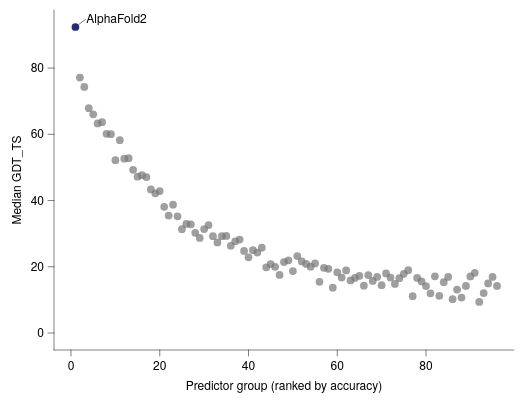

The specification (Vega-Lite) saved for this image:
### Vega-Lite specification from a JSON file in a GitHub repository (floating-point values rounded to 4 significant figures)
{"background": null, "config": {"arc": {"fill": "#DBDBDB", "fillOpacity": 1.0, "innerRadius": 42.5, "padAngle": 0.03, "stroke": "black", "strokeOpacity": 1, "strokeWidth": 0.25}, "area": {"fill": "#DBDBDB", "fillOpacity": 1.0, "stroke": "black", "strokeOpacity": 1, "strokeWidth": 0.25}, "axis": {"domain": true, "domainCap": "round", "domainColor": "black", "domainWidth": 0.25, "grid": false, "gridCap": "round", "gridColor": "#F1F1F1", "gridDash": [0, 0], "gridOpacity": 1.0, "gridWidth": 0.25, "labelColor": "black", "labelFont": "Helvetica Neue, HelveticaNeue, Helvetica, Arial, sans-serif", "labelFontSize": 6, "labelFontStyle": "normal", "labelFontWeight": 400, "offset": 0, "ticks": true, "tickCap": "round", "tickColor": "black", "tickRound": false, "tickSize": 3, "tickWidth": 0.25, "titleColor": "black", "titleFont": "Helvetica Neue, HelveticaNeue, Helvetica, Arial, sans-serif", "titleFontSize": 6, "titleFontStyle": "normal", "titleFontWeight": 400}, "axisX": {"domain": true, "labelAlign": "center", "labelAngle": 0, "labels": true, "ticks": true, "translate": 0}, "axisY": {"domain": true, "labelAlign": "right", "labelAngle": 0, "labels": true, "ticks": true, "translate": 0}, "axisRight": {"domain": true, "labelAlign": "left", "labelAngle": 0, "labels": true, "ticks": true, "translate": 0}, "axisTop": {"domain": true, "labelAlign": "center", "labelAngle": 0, "labels": true, "ticks": true, "translate": 0}, "axisBand": {"tickOffset": 0}, "bar": {"fill": "#DBDBDB", "fillOpacity": 1.0, "stroke": "black", "strokeOpacity": 1, "strokeWidth": 0.25}, "boxplot": {"size": 15.3, "ticks": {"cornerRadius": 0.25, "fill": "black", "opacity": 1, "size": 7.65, "thickness": 0.25}, "box": {"fillOpacity": 1.0, "stroke": "black", "strokeOpacity": 1, "strokeWidth": 0.25}, "median": {"cornerRadius": 0, "fill": "black", "fillOpacity": 1.0, "opacity": 1, "size": 15.3, "thickness": 0.25}, "rule": {"fill": "black", "fillOpacity": 1.0, "size": 17.0, "stroke": "black", "strokeDash": [0, 0], "strokeOpacity": 1, "strokeWidth": 0.25}, "outliers": {"color": "black", "fill": "black", "fillOpacity": 1.0, "size": 0, "stroke": "black", "strokeOpacity": 1, "strokeWidth": 0.25}}, "circle": {"fill": "black", "fillOpacity": 1.0, "size": 2.125, "stroke": null, "strokeOpacity": 1, "strokeWidth": 0.25}, "errorband": {"band": {"fillOpacity": 0.6, "stroke": null, "strokeWidth": 0.25, "strokeOpacity": 1}, "borders": {"opacity": 0, "strokeOpacity": 1, "strokeWidth": 0.25}}, "errorbar": {"opacity": 1, "rule": {"strokeDash": [0, 0], "strokeWidth": 0.25}, "ticks": {"color": "black", "cornerRadius": 0.125, "opacity": 1, "size": 10.2, "thickness": 0.25}, "thickness": 0.25}, "font": "Helvetica Neue, HelveticaNeue, Helvetica, Arial, sans-serif", "geoshape": {"fill": "#DBDBDB", "fillOpacity": 1.0, "stroke": "black", "strokeOpacity": 1, "strokeWidth": 0.25}, "header": {"labelColor": "black", "labelFont": "Helvetica Neue, HelveticaNeue, Helvetica, Arial, sans-serif", "labelFontSize": 6, "labelFontStyle": "normal", "labelFontWeight": 400, "titleColor": "black", "titleFont": "Helvetica Neue, HelveticaNeue, Helvetica, Arial, sans-serif", "titleFontSize": 6, "titleFontStyle": "normal", "titleFontWeight": 400, "titlePadding": 0}, "legend": {"disable": false, "offset": 4.5, "titlePadding": 4, "labelOffset": 2, "gradientLabelOffset": 2, "columnPadding": 4, "rowPadding": 2, "gradientLength": 85.0, "gradientThickness": 8.5, "gradientOpacity": 1.0, "gradientStrokeColor": "black", "gradientStrokeWidth": 0.25, "labelColor": "black", "labelFont": "Helvetica Neue, HelveticaNeue, Helvetica, Arial, sans-serif", "labelFontSize": 6, "labelFontStyle": "normal", "labelFontWeight": 400, "strokeColor": "black", "strokeWidth": 0, "symbolSize": 36, "symbolStrokeColor": "black", "symbolStrokeWidth": 0.25, "titleColor": "black", "titleFont": "Helvetica Neue, HelveticaNeue, Helvetica, Arial, sans-serif", "titleFontSize": 6, "titleFontStyle": "normal", "titleFontWeight": 400}, "line": {"color": "black", "stroke": "black", "strokeCap": "butt", "strokeDash": [0, 0], "strokeOpacity": 1, "strokeWidth": 0.5}, "point": {"filled": true, "fill": "#DBDBDB", "fillOpacity": 1.0, "size": 8.5, "stroke": "black", "strokeOpacity": 1, "strokeWidth": 0.25}, "range": {"category": ["#B2B2B2", "#4A7CD3", "#008542", "#664CAF", "#509F98", "#636363", "#284F93", "#005226", "#382864", "#285753"], "diverging": {"scheme": ["#443E60", "#5F597E", "#7C759B", "#9994B6", "#B7B4CC", "#D6D5DC", "#F6F6F6", "#D1DAD9", "#A4C2BF", "#7AA9A4", "#578E89", "#37736E", "#1B5954"]}, "heatmap": {"scheme": ["#440154", "#472270", "#433E82", "#38598C", "#2C728E", "#238A8D", "#24A086", "#39B578", "#5DC862", "#96D646", "#CAE02D", "#FDE724"]}, "ordinal": {"scheme": ["#F1F1F1", "#DBDBDB", "#C6C6C6", "#B2B2B2", "#9D9D9D", "#898989", "#767676", "#636363", "#515151", "#404040", "#2F2F2F", "#1F1F1F"]}, "ramp": {"scheme": ["#440154", "#472270", "#433E82", "#38598C", "#2C728E", "#238A8D", "#24A086", "#39B578", "#5DC862", "#96D646", "#CAE02D", "#FDE724"]}}, "rule": {"color": "black", "stroke": "black", "strokeCap": "round", "strokeDash": [2, 2], "strokeOpacity": 1, "strokeWidth": 0.25}, "scale": {"barBandPaddingInner": 0.1, "rectBandPaddingInner": 0, "tickBandPaddingInner": 0.1, "bandPaddingOuter": 0.1, "bandWithNestedOffsetPaddingInner": 0.2, "bandWithNestedOffsetPaddingOuter": 0.2, "offsetBandPaddingInner": 0, "offsetBandPaddingOuter": 0, "continuousPadding": 8.5, "round": false}, "rect": {"fill": "#DBDBDB", "fillOpacity": 1.0, "stroke": "black", "strokeOpacity": 1, "strokeWidth": 0.25}, "square": {"fill": "#DBDBDB", "fillOpacity": 1.0, "size": 17.0, "stroke": "black", "strokeOpacity": 1, "strokeWidth": 0.25}, "text": {"color": "black", "font": "Helvetica Neue, HelveticaNeue, Helvetica, Arial, sans-serif", "fontSize": 6, "fontStyle": "normal", "fontWeight": 400}, "tick": {"color": "black", "cornerRadius": 0.125, "opacity": 1.0, "size": 15.3, "thickness": 0.25}, "title": {"anchor": "middle", "frame": "group", "color": "black", "font": "Helvetica Neue, HelveticaNeue, Helvetica, Arial, sans-serif", "fontSize": 6, "fontStyle": "normal", "fontWeight": 400, "subtitleColor": "black", "subtitleFont": "Helvetica Neue, HelveticaNeue, Helvetica, Arial, sans-serif", "subtitleFontSize": 6, "subtitleFontStyle": "normal", "subtitleFontWeight": 400}, "trail": {"color": "black", "opacity": 1, "size": 0.5}, "view": {"continuousWidth": 230, "continuousHeight": 170, "discreteWidth": 230, "discreteHeight": 170, "fill": null, "stroke": null, "strokeWidth": 0.25}}, "layer": [{"data": {"name": "data-37ce6bb841388de4b2159be5d2253b8a"}, "mark": {"type": "circle", "color": "#767676", "opacity": 0.7, "size": 15}, "encoding": {"x": {"field": "rank", "title": "Predictor group (ranked by accuracy)", "type": "quantitative", "scale": {"nice": false}}, "y": {"field": "gdt", "title": "Median GDT_TS", "type": "quantitative", "scale": {"nice": false}}}}, {"data": {"name": "data-eacc7d94ee619f3a75a5c9fa2b42fbcf"}, "mark": {"type": "circle", "color": "#28287D", "size": 15}, "encoding": {"x": {"field": "rank", "title": "Predictor group (ranked by accuracy)", "type": "quantitative", "scale": {"nice": false}}, "y": {"field": "gdt", "title": "Median GDT_TS", "type": "quantitative", "scale": {"nice": false}}}}, {"layer": [{"data": {"values": [{"__dysonsphere__": 1}]}, "mark": {"type": "rule", "strokeDash": [0, 0]}, "encoding": {"x": {"datum": 1.837, "scale": {"domain": [1.0, 96.0]}}, "x2": {"datum": 3.275}, "y": {"datum": 93.24, "scale": {"domain": [9.368, 92.4]}}, "y2": {"datum": 94.68}}}, {"data": {"values": [{"__dysonsphere__": 1}]}, "mark": {"type": "text", "align": "left", "baseline": "middle", "fontSize": 6}, "encoding": {"text": {"value": "AlphaFold2"}, "x": {"datum": 3.45, "scale": {"domain": [1.0, 96.0]}}, "y": {"datum": 94.85, "scale": {"domain": [9.368, 92.4]}}}}]}], "$schema": "https://vega.github.io/schema/vega-lite/v6.4.1.json", "datasets": {"data-37ce6bb841388de4b2159be5d2253b8a": [{"rank": 2, "gdt": 77.13, "group": "field"}, {"rank": 3, "gdt": 74.29, "group": "field"}, {"rank": 4, "gdt": 67.87, "group": "field"}, {"rank": 5, "gdt": 66.03, "group": "field"}, {"rank": 6, "gdt": 63.27, "group": "field"}, {"rank": 7, "gdt": 63.65, "group": "field"}, {"rank": 8, "gdt": 60.16, "group": "field"}, {"rank": 9, "gdt": 60.03, "group": "field"}, {"rank": 10, "gdt": 52.18, "group": "field"}, {"rank": 11, "gdt": 58.21, "group": "field"}, {"rank": 12, "gdt": 52.65, "group": "field"}, {"rank": 13, "gdt": 52.77, "group": "field"}, {"rank": 14, "gdt": 49.29, "group": "field"}, {"rank": 15, "gdt": 47.2, "group": "field"}, {"rank": 16, "gdt": 47.66, "group": "field"}, {"rank": 17, "gdt": 47.08, "group": "field"}, {"rank": 18, "gdt": 43.37, "group": "field"}, {"rank": 19, "gdt": 42.18, "group": "field"}, {"rank": 20, "gdt": 42.86, "group": "field"}, {"rank": 21, "gdt": 38.09, "group": "field"}, {"rank": 22, "gdt": 35.46, "group": "field"}, {"rank": 23, "gdt": 38.75, "group": "field"}, {"rank": 24, "gdt": 35.25, "group": "field"}, {"rank": 25, "gdt": 31.36, "group": "field"}, {"rank": 26, "gdt": 32.94, "group": "field"}, {"rank": 27, "gdt": 32.8, "group": "field"}, {"rank": 28, "gdt": 30.24, "group": "field"}, {"rank": 29, "gdt": 28.7, "group": "field"}, {"rank": 30, "gdt": 31.39, "group": "field"}, {"rank": 31, "gdt": 32.58, "group": "field"}, {"rank": 32, "gdt": 29.23, "group": "field"}, {"rank": 33, "gdt": 27.33, "group": "field"}, {"rank": 34, "gdt": 29.23, "group": "field"}, {"rank": 35, "gdt": 29.33, "group": "field"}, {"rank": 36, "gdt": 26.35, "group": "field"}, {"rank": 37, "gdt": 27.68, "group": "field"}, {"rank": 38, "gdt": 28.23, "group": "field"}, {"rank": 39, "gdt": 24.79, "group": "field"}, {"rank": 40, "gdt": 22.86, "group": "field"}, {"rank": 41, "gdt": 25.01, "group": "field"}, {"rank": 42, "gdt": 24.28, "group": "field"}, {"rank": 43, "gdt": 25.76, "group": "field"}, {"rank": 44, "gdt": 19.82, "group": "field"}, {"rank": 45, "gdt": 20.81, "group": "field"}, {"rank": 46, "gdt": 19.98, "group": "field"}, {"rank": 47, "gdt": 17.52, "group": "field"}, {"rank": 48, "gdt": 21.41, "group": "field"}, {"rank": 49, "gdt": 21.96, "group": "field"}, {"rank": 50, "gdt": 18.69, "group": "field"}, {"rank": 51, "gdt": 23.24, "group": "field"}, {"rank": 52, "gdt": 21.61, "group": "field"}, {"rank": 53, "gdt": 20.85, "group": "field"}, {"rank": 54, "gdt": 20.03, "group": "field"}, {"rank": 55, "gdt": 21.01, "group": "field"}, {"rank": 56, "gdt": 15.47, "group": "field"}, {"rank": 57, "gdt": 19.68, "group": "field"}, {"rank": 58, "gdt": 19.4, "group": "field"}, {"rank": 59, "gdt": 13.7, "group": "field"}, {"rank": 60, "gdt": 18.33, "group": "field"}, {"rank": 61, "gdt": 16.73, "group": "field"}, {"rank": 62, "gdt": 18.89, "group": "field"}, {"rank": 63, "gdt": 15.87, "group": "field"}, {"rank": 64, "gdt": 16.64, "group": "field"}, {"rank": 65, "gdt": 17.28, "group": "field"}, {"rank": 66, "gdt": 14.29, "group": "field"}, {"rank": 67, "gdt": 17.51, "group": "field"}, {"rank": 68, "gdt": 15.72, "group": "field"}, {"rank": 69, "gdt": 16.93, "group": "field"}, {"rank": 70, "gdt": 14.45, "group": "field"}, {"rank": 71, "gdt": 18.0, "group": "field"}, {"rank": 72, "gdt": 16.75, "group": "field"}, {"rank": 73, "gdt": 14.81, "group": "field"}, {"rank": 74, "gdt": 16.54, "group": "field"}, {"rank": 75, "gdt": 17.86, "group": "field"}, {"rank": 76, "gdt": 18.96, "group": "field"}, {"rank": 77, "gdt": 11.1, "group": "field"}, {"rank": 78, "gdt": 16.64, "group": "field"}, {"rank": 79, "gdt": 15.58, "group": "field"}, {"rank": 80, "gdt": 14.19, "group": "field"}, {"rank": 81, "gdt": 11.99, "group": "field"}, {"rank": 82, "gdt": 17.1, "group": "field"}, {"rank": 83, "gdt": 11.22, "group": "field"}, {"rank": 84, "gdt": 15.34, "group": "field"}, {"rank": 85, "gdt": 16.95, "group": "field"}, {"rank": 86, "gdt": 10.19, "group": "field"}, {"rank": 87, "gdt": 13.1, "group": "field"}, {"rank": 88, "gdt": 10.71, "group": "field"}, {"rank": 89, "gdt": 14.21, "group": "field"}, {"rank": 90, "gdt": 17.07, "group": "field"}, {"rank": 91, "gdt": 18.17, "group": "field"}, {"rank": 92, "gdt": 9.368, "group": "field"}, {"rank": 93, "gdt": 12.08, "group": "field"}, {"rank": 94, "gdt": 14.96, "group": "field"}, {"rank": 95, "gdt": 16.92, "group": "field"}, {"rank": 96, "gdt": 14.2, "group": "field"}], "data-eacc7d94ee619f3a75a5c9fa2b42fbcf": [{"rank": 1, "gdt": 92.4, "group": "AlphaFold2"}]}}
